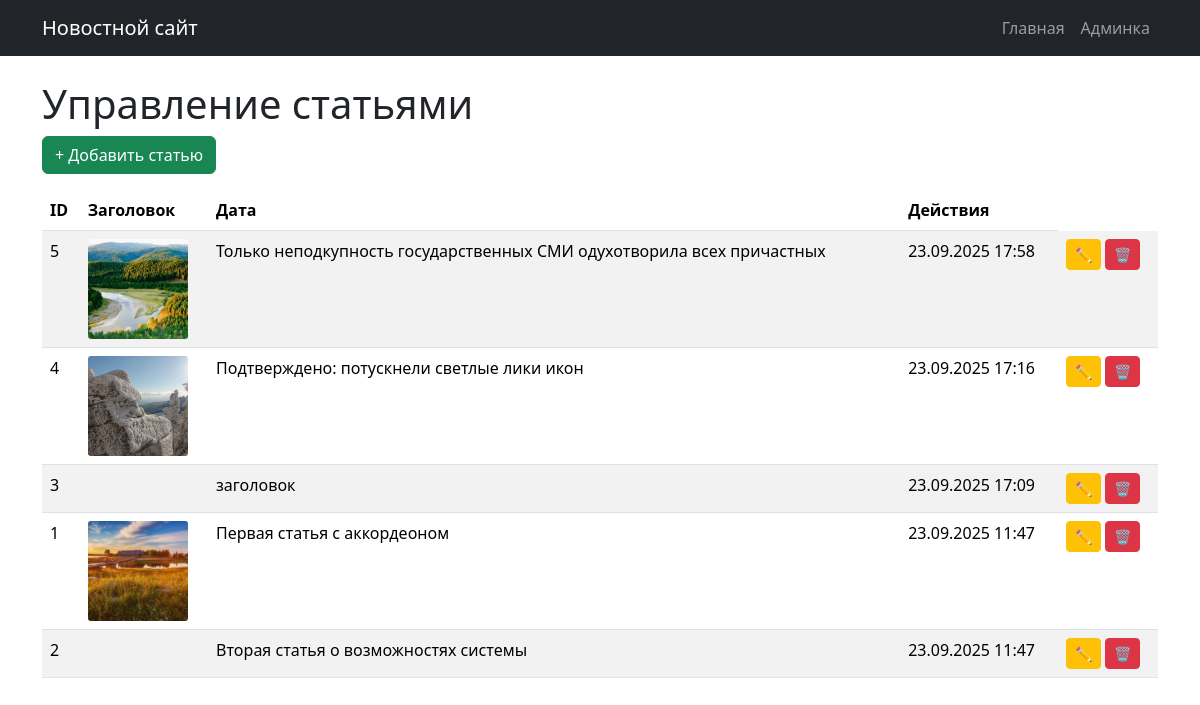
Page /admin/index.php on the earlier database version.
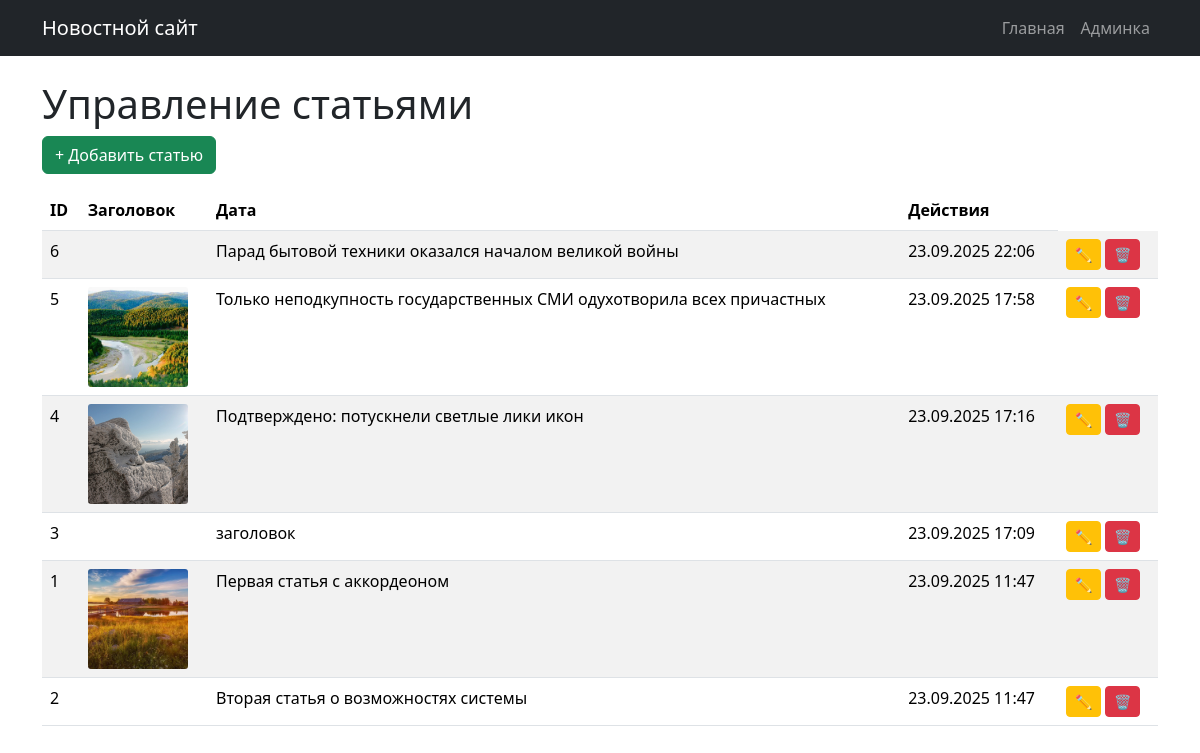
Same page on the later database version.
### tables this page shows
CREATE TABLE articles (
    id INTEGER PRIMARY KEY AUTOINCREMENT,
    title TEXT NOT NULL,
    content TEXT NOT NULL,
    short_description TEXT,
    created_at DATETIME DEFAULT CURRENT_TIMESTAMP,
    updated_at DATETIME DEFAULT CURRENT_TIMESTAMP
, preview_image TEXT);

### includes/functions.php (called while the page is built, shortened)
<?php
function getAllArticles() {
    $db = new Database();
    $pdo = $db->getConnection();
    $stmt = $pdo->query("SELECT * FROM articles ORDER BY created_at DESC");
    return $stmt->fetchAll(PDO::FETCH_ASSOC);
}
?>

### admin/index.php (the view, shortened to what this page needs)
<?php
require_once '../includes/functions.php';
$articles = getAllArticles();
?>
<?php
include '../includes/header.php';
?>
<h1>Управление статьями</h1>
<a href="add.php" class="btn btn-success mb-3">+ Добавить статью</a>
<div class="table-responsive">
    <table class="table table-striped">
        <thead>
            <tr>
                <th>ID</th>
                <th>Заголовок</th>
                <th>Дата</th>
                <th>Действия</th>
            </tr>
        </thead>
        <tbody>
            <?php foreach ($articles as $article): ?>
            <tr>
                <td><?php echo $article['id']; ?></td>
                <td>
                    <?php if (!empty($article['preview_image'])): ?>
                    <img src="<?php echo htmlspecialchars($article['preview_image']); ?>"
                         style="height: 100px; width: 100px; object-fit: cover; border-radius: 3px; margin: 0 auto;"
                         alt="Превью"
                         onerror="this.style.display='none'">
                    <?php endif; ?>
                </td>
                <td><?php echo htmlspecialchars($article['title']); ?></td>
                <td><?php echo date('d.m.Y H:i', strtotime($article['created_at'])); ?></td>
                <td>
                    <a href="edit.php?id=<?php echo $article['id']; ?>" class="btn btn-sm btn-warning">✏️</a>
                    <form method="POST" style="display:inline;" onsubmit="return confirm('Удалить статью?')">
                        <button type="submit" class="btn btn-sm btn-danger">🗑️</button>
                    </form>
                </td>
            </tr>
            <?php endforeach; ?>
        </tbody>
    </table>
</div>
<?php include '../includes/footer.php'; ?>

Differences in the rows shown:
added articles: id "6", title "Парад бытовой техники оказался началом великой войны", created_at "23.09.2025 22:06"
